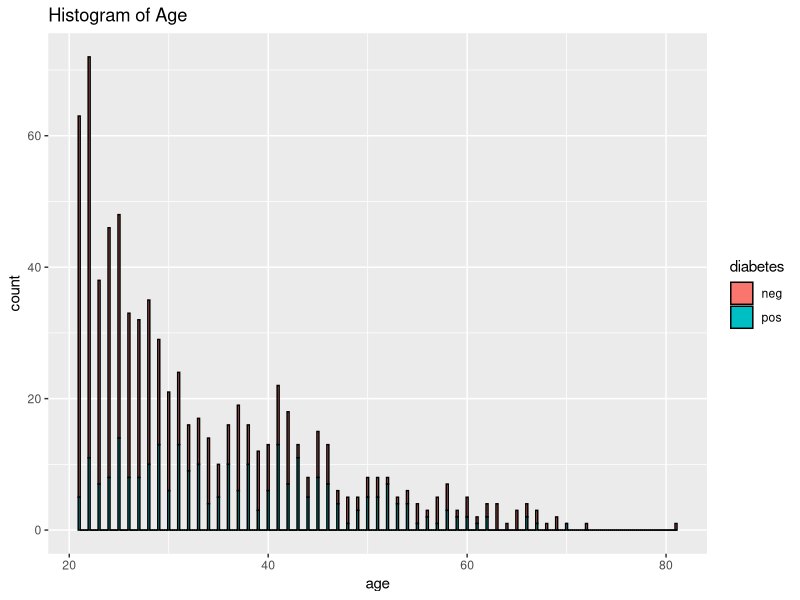

This chart was generated by the following R code:
# Load the dataset
library(mlbench)
data(PimaIndiansDiabetes)

#Assign it to a local variable for further use
PimaIndiansDiabetesData<- PimaIndiansDiabetes

#Display the first five rows
head(PimaIndiansDiabetesData)

levels(PimaIndiansDiabetesData$diabetes)
library(ggplot2)
barplot <- ggplot(data= PimaIndiansDiabetesData, aes(x=age))
barplot + geom_histogram(binwidth=0.2, color="black", aes(fill=diabetes))  + ggtitle("Histogram of Age")
